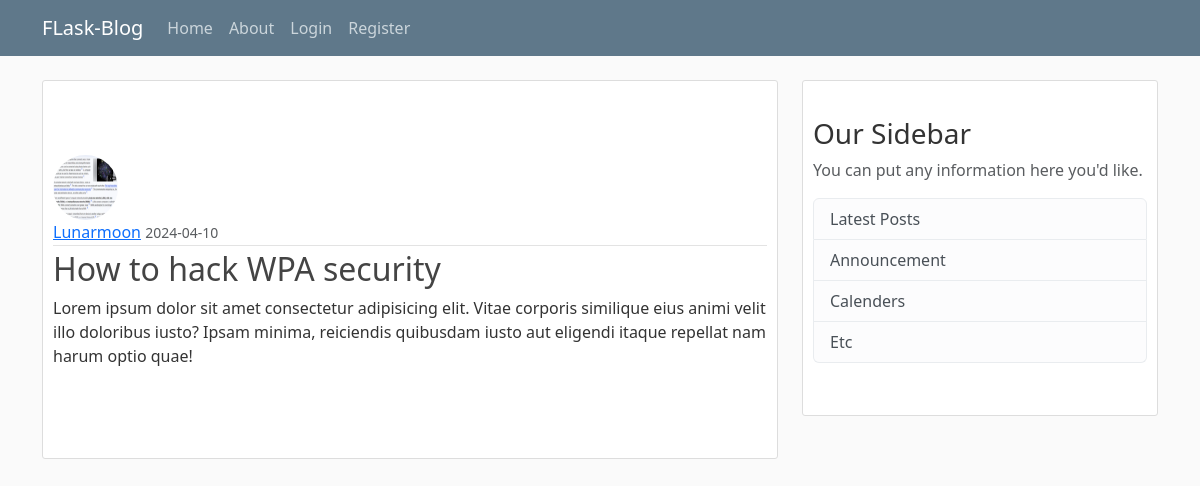
The page /post/25 on the database its author committed.
### flaskblog/models.py (models this page shows, shortened)
class User(db.Model, UserMixin):
    id = db.Column(db.Integer, primary_key = True)
    username = db.Column(db.String(20), unique=True, nullable=False)
    email = db.Column(db.String(120), unique=True, nullable=False)
    image_file = db.Column(db.String(20), nullable=False, default='default.jpg')
    password = db.Column(db.String(60), nullable=False)
    Posts = db.relationship('Post', backref='author',  lazy=True)

class Post(db.Model):
    id =  db.Column(db.Integer, primary_key=True)
    title = db.Column(db.String(100), nullable=False)
    date_posted = db.Column(db.DateTime, nullable=False, default=datetime.utcnow)
    content = db.Column(db.Text, nullable=False)
    user_id = db.Column(db.Integer, db.ForeignKey('user.id'), nullable=False)

### flaskblog/posts/routes.py (the view)
@posts.route("/post/<int:post_id>")
def post(post_id):
    post = Post.query.get_or_404(post_id)
    return render_template('post.html', title=post.title, post=post)

### flaskblog/templates/post.html (shortened to what this page needs)
 {% extends "layout.html" %}
{% block content %}
    <article class="media content-section">
        <img class="rounded-circle article-img" src="{{ url_for('static', filename='profile_pics/' + post.author.image_file)}}">
        <div class="media-body">
            <div class="article-metadata">
                <a class="mr-2" href="{{ url_for('posts.user_posts',username=post.author.username) }}">{{ post.author.username }}</a>
                <small class="text-muted">{{ post.date_posted.strftime('%Y-%m-%d') }}</small>
            </div>
            <h2 class="article-title">{{post.title }}</h2>
            <p class="article-content">{{ post.content }}</p>
        </div>
    </article>
{% endblock content %}

### flaskblog/static/main.css (style rules this page uses)
body { background: #fafafa; color: #333333; margin-top: 5rem; }
.content-section { background: #ffffff; padding: 10% 10px; border: 1px solid #dddddd; border-radius: 3px; margin-bottom: 20px; list-style: none; }
.article-title { color: #444444; }
.article-content { white-space: pre-line; }
.article-img { height: 65px; width: 65px; margin-right: 16px; }
.article-metadata { padding-bottom: 1px; margin-bottom: 4px; border-bottom: 1px solid #e3e3e3; }

### rows shown on the page
User: image_file (picture), author.username "Lunarmoon"
Post: date_posted "2024-04-10", title "How to hack WPA security", content "Lorem ipsum dolor sit amet consectetur adipisicing elit. Vitae corporis similique eius animi velit illo doloribus iusto? Ipsam minima, reiciendis quibusdam iusto aut eligendi itaque repellat nam harum optio quae!"
